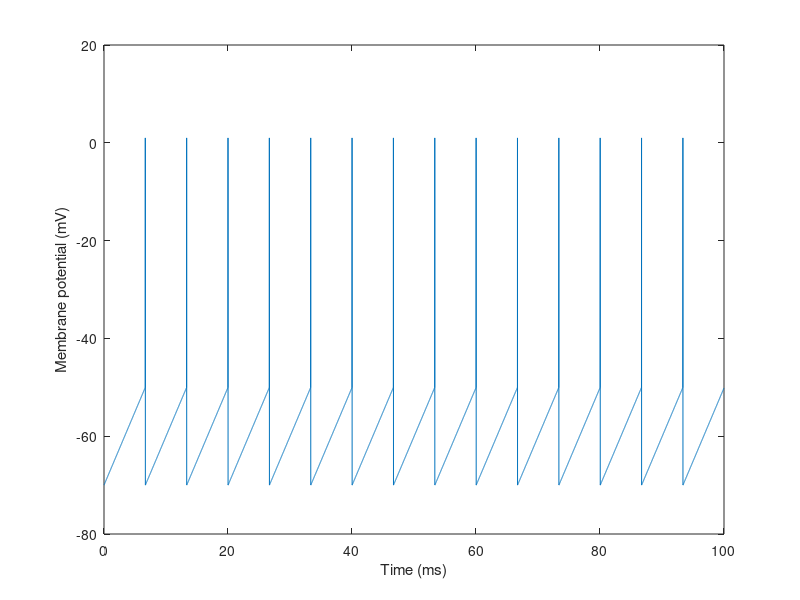

MATLAB code for this plot:
%%
% Integrate and fire Neuron model
% Author: Lianne Meah
%% CLEANUP
clc
clear all
%% PARAMETER SETUP
dt = 0.01;
t = 100;
% membrane time constant
tau = 10; %e-3
% the spike threshold
theta = -50; %e-3
Vrest = -70; %e-3
%  time window - maxsteps
T = round(t/dt);
% voltage matrix
Vmat = zeros(1, T);
% refactory period
ref = 0;
%% MODEL
Vmat(1,1) = Vrest;
for step = 2:1:T
	Vmat(1, step)= Vmat(1, step-1)+(0.3/tau);
	if Vmat(1, step) > theta
		Vmat(1, step) = Vrest; % DECAY EXPONENTIALLY
		Vmat(1, step-1) = 1;
	end
end
time = 0:dt:(t-dt);
%% PLOTTING
 figure(1);
 plot(time,Vmat)
 xlabel('Time (ms)');
 ylabel('Membrane potential (mV)');